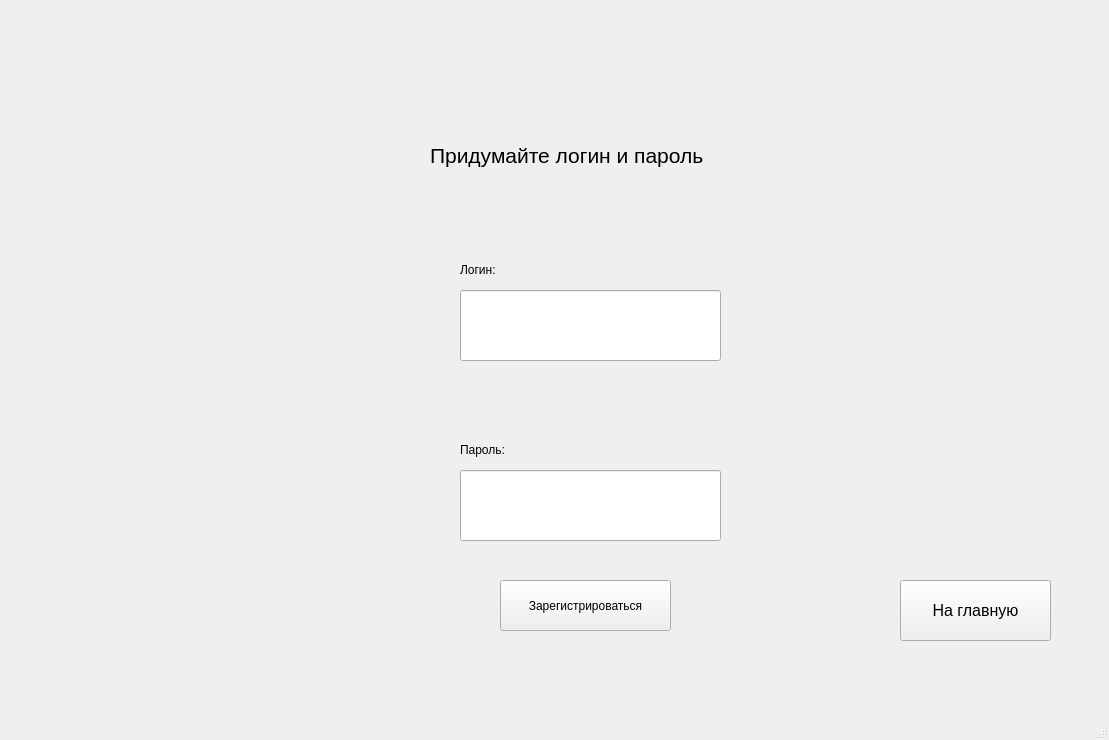
<?xml version="1.0" encoding="UTF-8"?>
<ui version="4.0">
 <class>MainWindow</class>
 <widget class="QMainWindow" name="MainWindow">
  <property name="geometry">
   <rect>
    <x>0</x>
    <y>0</y>
    <width>1109</width>
    <height>740</height>
   </rect>
  </property>
  <property name="windowTitle">
   <string>MainWindow</string>
  </property>
  <property name="autoFillBackground">
   <bool>false</bool>
  </property>
  <widget class="QWidget" name="centralwidget">
   <widget class="QStackedWidget" name="stackedWidget">
    <property name="geometry">
     <rect>
      <x>-50</x>
      <y>10</y>
      <width>1291</width>
      <height>691</height>
     </rect>
    </property>
    <property name="autoFillBackground">
     <bool>true</bool>
    </property>
    <property name="currentIndex">
     <number>1</number>
    </property>
    <widget class="QWidget" name="page_0_main">
     <widget class="QLabel" name="main_text">
      <property name="geometry">
       <rect>
        <x>300</x>
        <y>120</y>
        <width>721</width>
        <height>111</height>
       </rect>
      </property>
      <property name="font">
       <font>
        <pointsize>16</pointsize>
       </font>
      </property>
      <property name="text">
       <string>Приветствую! Войдите или зарегистрируйтесь в аккаунте</string>
      </property>
     </widget>
     <widget class="QPushButton" name="bt_autorization">
      <property name="geometry">
       <rect>
        <x>480</x>
        <y>280</y>
        <width>251</width>
        <height>101</height>
       </rect>
      </property>
      <property name="font">
       <font>
        <pointsize>16</pointsize>
       </font>
      </property>
      <property name="toolTipDuration">
       <number>-1</number>
      </property>
      <property name="text">
       <string>Авторизация</string>
      </property>
     </widget>
     <widget class="QPushButton" name="bt_regestration">
      <property name="geometry">
       <rect>
        <x>480</x>
        <y>430</y>
        <width>251</width>
        <height>101</height>
       </rect>
      </property>
      <property name="font">
       <font>
        <pointsize>16</pointsize>
       </font>
      </property>
      <property name="text">
       <string>Регистрация</string>
      </property>
     </widget>
    </widget>
    <widget class="QWidget" name="page_1_register">
     <widget class="QLabel" name="text_regestration">
      <property name="geometry">
       <rect>
        <x>480</x>
        <y>110</y>
        <width>381</width>
        <height>71</height>
       </rect>
      </property>
      <property name="font">
       <font>
        <pointsize>16</pointsize>
       </font>
      </property>
      <property name="text">
       <string>Придумайте логин и пароль</string>
      </property>
     </widget>
     <widget class="QLineEdit" name="line_edit_input_login">
      <property name="geometry">
       <rect>
        <x>510</x>
        <y>280</y>
        <width>261</width>
        <height>71</height>
       </rect>
      </property>
      <property name="font">
       <font>
        <pointsize>14</pointsize>
       </font>
      </property>
     </widget>
     <widget class="QLineEdit" name="line_edit_input_password">
      <property name="geometry">
       <rect>
        <x>510</x>
        <y>460</y>
        <width>261</width>
        <height>71</height>
       </rect>
      </property>
      <property name="font">
       <font>
        <pointsize>14</pointsize>
       </font>
      </property>
     </widget>
     <widget class="QLabel" name="text_input_login">
      <property name="geometry">
       <rect>
        <x>510</x>
        <y>250</y>
        <width>63</width>
        <height>20</height>
       </rect>
      </property>
      <property name="text">
       <string>Логин:</string>
      </property>
     </widget>
     <widget class="QLabel" name="text_input_password">
      <property name="geometry">
       <rect>
        <x>510</x>
        <y>430</y>
        <width>111</width>
        <height>20</height>
       </rect>
      </property>
      <property name="text">
       <string>Пароль:</string>
      </property>
     </widget>
     <widget class="QPushButton" name="bt_in_main">
      <property name="geometry">
       <rect>
        <x>950</x>
        <y>570</y>
        <width>151</width>
        <height>61</height>
       </rect>
      </property>
      <property name="font">
       <font>
        <pointsize>12</pointsize>
       </font>
      </property>
      <property name="text">
       <string>На главную</string>
      </property>
     </widget>
     <widget class="QPushButton" name="bt_enter_REG">
      <property name="geometry">
       <rect>
        <x>550</x>
        <y>570</y>
        <width>171</width>
        <height>51</height>
       </rect>
      </property>
      <property name="text">
       <string>Зарегистрироваться</string>
      </property>
     </widget>
     <widget class="QLabel" name="text_label_REG">
      <property name="geometry">
       <rect>
        <x>290</x>
        <y>170</y>
        <width>751</width>
        <height>51</height>
       </rect>
      </property>
      <property name="font">
       <font>
        <pointsize>12</pointsize>
        <bold>true</bold>
       </font>
      </property>
      <property name="text">
       <string/>
      </property>
     </widget>
    </widget>
    <widget class="QWidget" name="page_2_autorization">
     <widget class="QLabel" name="text_autorization">
      <property name="geometry">
       <rect>
        <x>470</x>
        <y>70</y>
        <width>271</width>
        <height>101</height>
       </rect>
      </property>
      <property name="font">
       <font>
        <pointsize>16</pointsize>
       </font>
      </property>
      <property name="text">
       <string>Войдите в аккаунт</string>
      </property>
     </widget>
     <widget class="QLineEdit" name="line_edit_input_login_AUTO">
      <property name="geometry">
       <rect>
        <x>460</x>
        <y>280</y>
        <width>261</width>
        <height>71</height>
       </rect>
      </property>
      <property name="font">
       <font>
        <pointsize>14</pointsize>
       </font>
      </property>
     </widget>
     <widget class="QLabel" name="text_input_login_2_AUTO">
      <property name="geometry">
       <rect>
        <x>460</x>
        <y>250</y>
        <width>63</width>
        <height>20</height>
       </rect>
      </property>
      <property name="text">
       <string>Логин:</string>
      </property>
     </widget>
     <widget class="QLabel" name="text_input_password_2_AUTO">
      <property name="geometry">
       <rect>
        <x>460</x>
        <y>430</y>
        <width>111</width>
        <height>20</height>
       </rect>
      </property>
      <property name="text">
       <string>Пароль:</string>
      </property>
     </widget>
     <widget class="QLineEdit" name="line_edit_input_password_AUTO">
      <property name="geometry">
       <rect>
        <x>460</x>
        <y>460</y>
        <width>261</width>
        <height>71</height>
       </rect>
      </property>
      <property name="font">
       <font>
        <pointsize>14</pointsize>
       </font>
      </property>
     </widget>
     <widget class="QPushButton" name="bt_in_main_AUTO">
      <property name="geometry">
       <rect>
        <x>930</x>
        <y>560</y>
        <width>151</width>
        <height>61</height>
       </rect>
      </property>
      <property name="font">
       <font>
        <pointsize>12</pointsize>
       </font>
      </property>
      <property name="text">
       <string>На главную</string>
      </property>
     </widget>
     <widget class="QPushButton" name="bt_enter_AUTO">
      <property name="geometry">
       <rect>
        <x>530</x>
        <y>570</y>
        <width>111</width>
        <height>51</height>
       </rect>
      </property>
      <property name="text">
       <string>Войти</string>
      </property>
     </widget>
     <widget class="QLabel" name="text_label_AUTO">
      <property name="geometry">
       <rect>
        <x>440</x>
        <y>170</y>
        <width>471</width>
        <height>51</height>
       </rect>
      </property>
      <property name="font">
       <font>
        <pointsize>12</pointsize>
        <bold>true</bold>
       </font>
      </property>
      <property name="text">
       <string/>
      </property>
     </widget>
    </widget>
    <widget class="QWidget" name="page_3_accaunt">
     <widget class="QLabel" name="text_account">
      <property name="geometry">
       <rect>
        <x>420</x>
        <y>30</y>
        <width>401</width>
        <height>51</height>
       </rect>
      </property>
      <property name="font">
       <font>
        <pointsize>16</pointsize>
       </font>
      </property>
      <property name="text">
       <string>Вы успешно вошли в аккаунт!</string>
      </property>
     </widget>
     <widget class="QPushButton" name="bt_in_main_ACC">
      <property name="geometry">
       <rect>
        <x>930</x>
        <y>530</y>
        <width>151</width>
        <height>61</height>
       </rect>
      </property>
      <property name="font">
       <font>
        <pointsize>12</pointsize>
       </font>
      </property>
      <property name="text">
       <string>На главную</string>
      </property>
     </widget>
     <widget class="QLabel" name="label">
      <property name="geometry">
       <rect>
        <x>260</x>
        <y>170</y>
        <width>651</width>
        <height>311</height>
       </rect>
      </property>
      <property name="text">
       <string/>
      </property>
      <property name="pixmap">
       <pixmap resource="photos.qrc">:/photos/images/bLPUHHkWv3k.jpg</pixmap>
      </property>
      <property name="scaledContents">
       <bool>true</bool>
      </property>
     </widget>
     <widget class="QPushButton" name="bt_change_photo">
      <property name="geometry">
       <rect>
        <x>480</x>
        <y>520</y>
        <width>201</width>
        <height>61</height>
       </rect>
      </property>
      <property name="font">
       <font>
        <pointsize>12</pointsize>
       </font>
      </property>
      <property name="text">
       <string>Изменить фото</string>
      </property>
     </widget>
     <widget class="QLabel" name="labe_acc">
      <property name="geometry">
       <rect>
        <x>450</x>
        <y>100</y>
        <width>371</width>
        <height>51</height>
       </rect>
      </property>
      <property name="font">
       <font>
        <pointsize>14</pointsize>
       </font>
      </property>
      <property name="text">
       <string/>
      </property>
     </widget>
    </widget>
   </widget>
  </widget>
  <widget class="QMenuBar" name="menubar">
   <property name="geometry">
    <rect>
     <x>0</x>
     <y>0</y>
     <width>1109</width>
     <height>25</height>
    </rect>
   </property>
  </widget>
  <widget class="QStatusBar" name="statusbar"/>
 </widget>
 <resources>
  <include location="photos.qrc"/>
 </resources>
 <connections/>
</ui>
